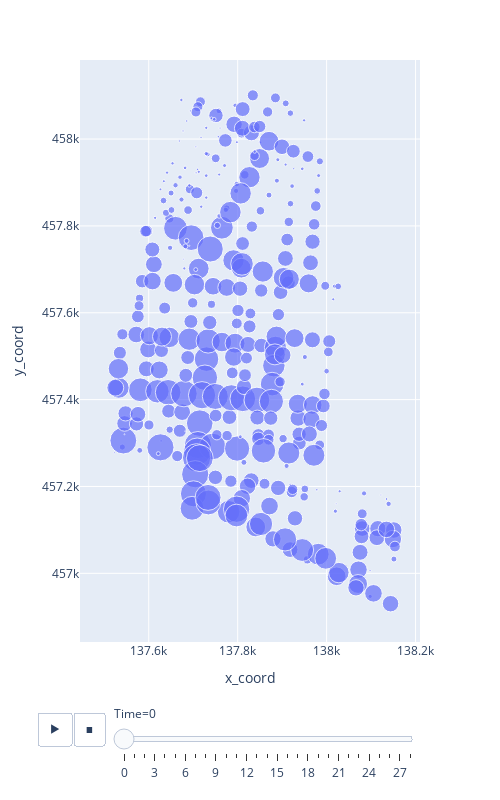

Notebook source saved alongside this figure:
### Code cell
net = px.scatter(
                df, 
                x="x_coord", 
                y="y_coord", 
                size="Depth", 
                animation_frame="Time", 
                size_max=20, 
                hover_name="Node",
                width=500, 
                height=800
                )
net.show()

### Figure 1 — Plotly figure (JSON) as saved in the notebook; plotly's stock layout.template omitted (floating-point values rounded to 4 significant figures; data arrays with more than 128 entries replaced by an {"elided": "..."} marker saying what was removed)
{"data": [{"hovertemplate": "<b>%{hovertext}</b><br><br>Time=0<br>x_coord=%{x}<br>y_coord=%{y}<br>Depth=%{marker.size}<extra></extra>", "hovertext": {"elided": "318 str values"}, "legendgroup": "", "marker": {"color": "#636efa", "size": {"elided": "318 float values"}, "sizemode": "area", "sizeref": 0.002019, "symbol": "circle"}, "mode": "markers", "name": "", "orientation": "v", "showlegend": false, "type": "scatter", "x": {"elided": "318 float values"}, "xaxis": "x", "y": {"elided": "318 float values"}, "yaxis": "y"}], "layout": {"height": 800, "legend": {"itemsizing": "constant", "tracegroupgap": 0}, "margin": {"t": 60}, "sliders": [{"active": 0, "currentvalue": {"prefix": "Time="}, "len": 0.9, "pad": {"b": 10, "t": 60}, "steps": [{"args": [["0"], {"frame": {"duration": 0, "redraw": false}, "fromcurrent": true, "mode": "immediate", "transition": {"duration": 0, "easing": "linear"}}], "label": "0", "method": "animate"}, {"args": [["1"], {"frame": {"duration": 0, "redraw": false}, "fromcurrent": true, "mode": "immediate", "transition": {"duration": 0, "easing": "linear"}}], "label": "1", "method": "animate"}, {"args": [["2"], {"frame": {"duration": 0, "redraw": false}, "fromcurrent": true, "mode": "immediate", "transition": {"duration": 0, "easing": "linear"}}], "label": "2", "method": "animate"}, {"args": [["3"], {"frame": {"duration": 0, "redraw": false}, "fromcurrent": true, "mode": "immediate", "transition": {"duration": 0, "easing": "linear"}}], "label": "3", "method": "animate"}, {"args": [["4"], {"frame": {"duration": 0, "redraw": false}, "fromcurrent": true, "mode": "immediate", "transition": {"duration": 0, "easing": "linear"}}], "label": "4", "method": "animate"}, {"args": [["5"], {"frame": {"duration": 0, "redraw": false}, "fromcurrent": true, "mode": "immediate", "transition": {"duration": 0, "easing": "linear"}}], "label": "5", "method": "animate"}, {"args": [["6"], {"frame": {"duration": 0, "redraw": false}, "fromcurrent": true, "mode": "immediate", "transition": {"duration": 0, "easing": "linear"}}], "label": "6", "method": "animate"}, {"args": [["7"], {"frame": {"duration": 0, "redraw": false}, "fromcurrent": true, "mode": "immediate", "transition": {"duration": 0, "easing": "linear"}}], "label": "7", "method": "animate"}, {"args": [["8"], {"frame": {"duration": 0, "redraw": false}, "fromcurrent": true, "mode": "immediate", "transition": {"duration": 0, "easing": "linear"}}], "label": "8", "method": "animate"}, {"args": [["9"], {"frame": {"duration": 0, "redraw": false}, "fromcurrent": true, "mode": "immediate", "transition": {"duration": 0, "easing": "linear"}}], "label": "9", "method": "animate"}, {"args": [["10"], {"frame": {"duration": 0, "redraw": false}, "fromcurrent": true, "mode": "immediate", "transition": {"duration": 0, "easing": "linear"}}], "label": "10", "method": "animate"}, {"args": [["11"], {"frame": {"duration": 0, "redraw": false}, "fromcurrent": true, "mode": "immediate", "transition": {"duration": 0, "easing": "linear"}}], "label": "11", "method": "animate"}, {"args": [["12"], {"frame": {"duration": 0, "redraw": false}, "fromcurrent": true, "mode": "immediate", "transition": {"duration": 0, "easing": "linear"}}], "label": "12", "method": "animate"}, {"args": [["13"], {"frame": {"duration": 0, "redraw": false}, "fromcurrent": true, "mode": "immediate", "transition": {"duration": 0, "easing": "linear"}}], "label": "13", "method": "animate"}, {"args": [["14"], {"frame": {"duration": 0, "redraw": false}, "fromcurrent": true, "mode": "immediate", "transition": {"duration": 0, "easing": "linear"}}], "label": "14", "method": "animate"}, {"args": [["15"], {"frame": {"duration": 0, "redraw": false}, "fromcurrent": true, "mode": "immediate", "transition": {"duration": 0, "easing": "linear"}}], "label": "15", "method": "animate"}, {"args": [["16"], {"frame": {"duration": 0, "redraw": false}, "fromcurrent": true, "mode": "immediate", "transition": {"duration": 0, "easing": "linear"}}], "label": "16", "method": "animate"}, {"args": [["17"], {"frame": {"duration": 0, "redraw": false}, "fromcurrent": true, "mode": "immediate", "transition": {"duration": 0, "easing": "linear"}}], "label": "17", "method": "animate"}, {"args": [["18"], {"frame": {"duration": 0, "redraw": false}, "fromcurrent": true, "mode": "immediate", "transition": {"duration": 0, "easing": "linear"}}], "label": "18", "method": "animate"}, {"args": [["19"], {"frame": {"duration": 0, "redraw": false}, "fromcurrent": true, "mode": "immediate", "transition": {"duration": 0, "easing": "linear"}}], "label": "19", "method": "animate"}, {"args": [["20"], {"frame": {"duration": 0, "redraw": false}, "fromcurrent": true, "mode": "immediate", "transition": {"duration": 0, "easing": "linear"}}], "label": "20", "method": "animate"}, {"args": [["21"], {"frame": {"duration": 0, "redraw": false}, "fromcurrent": true, "mode": "immediate", "transition": {"duration": 0, "easing": "linear"}}], "label": "21", "method": "animate"}, {"args": [["22"], {"frame": {"duration": 0, "redraw": false}, "fromcurrent": true, "mode": "immediate", "transition": {"duration": 0, "easing": "linear"}}], "label": "22", "method": "animate"}, {"args": [["23"], {"frame": {"duration": 0, "redraw": false}, "fromcurrent": true, "mode": "immediate", "transition": {"duration": 0, "easing": "linear"}}], "label": "23", "method": "animate"}, {"args": [["24"], {"frame": {"duration": 0, "redraw": false}, "fromcurrent": true, "mode": "immediate", "transition": {"duration": 0, "easing": "linear"}}], "label": "24", "method": "animate"}, {"args": [["25"], {"frame": {"duration": 0, "redraw": false}, "fromcurrent": true, "mode": "immediate", "transition": {"duration": 0, "easing": "linear"}}], "label": "25", "method": "animate"}, {"args": [["26"], {"frame": {"duration": 0, "redraw": false}, "fromcurrent": true, "mode": "immediate", "transition": {"duration": 0, "easing": "linear"}}], "label": "26", "method": "animate"}, {"args": [["27"], {"frame": {"duration": 0, "redraw": false}, "fromcurrent": true, "mode": "immediate", "transition": {"duration": 0, "easing": "linear"}}], "label": "27", "method": "animate"}, {"args": [["28"], {"frame": {"duration": 0, "redraw": false}, "fromcurrent": true, "mode": "immediate", "transition": {"duration": 0, "easing": "linear"}}], "label": "28", "method": "animate"}], "x": 0.1, "xanchor": "left", "y": 0, "yanchor": "top"}], "updatemenus": [{"buttons": [{"args": [null, {"frame": {"duration": 500, "redraw": false}, "fromcurrent": true, "mode": "immediate", "transition": {"duration": 500, "easing": "linear"}}], "label": "&#9654;", "method": "animate"}, {"args": [[null], {"frame": {"duration": 0, "redraw": false}, "fromcurrent": true, "mode": "immediate", "transition": {"duration": 0, "easing": "linear"}}], "label": "&#9724;", "method": "animate"}], "direction": "left", "pad": {"r": 10, "t": 70}, "showactive": false, "type": "buttons", "x": 0.1, "xanchor": "right", "y": 0, "yanchor": "top"}], "width": 500, "xaxis": {"anchor": "y", "domain": [0, 1], "title": {"text": "x_coord"}}, "yaxis": {"anchor": "x", "domain": [0, 1], "title": {"text": "y_coord"}}}}
